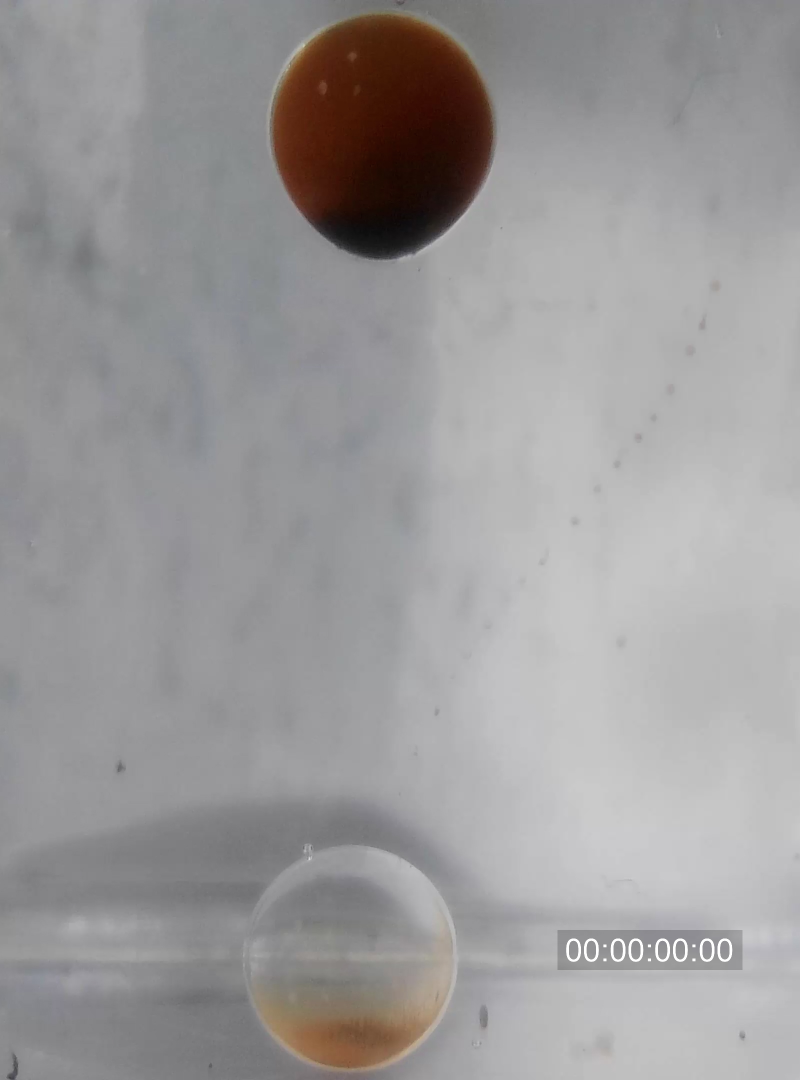
#> input picture CT_Dynamics_MATLAB/CT_Seq0000.jpg, 1600 x 2160 px, given in place of S25.mp4, which was not available (shown at 1/2 size)
$ python video_processing_0.2.1.py
#> lines starting #> are read from the running program, lines starting #| are printed output that depends on the picture; pictures that were not available may be replaced by others from this repository, and a replacement may not be noted
import cv2
import numpy as np
import matplotlib.pyplot as plt
import csv
import os

def live_diagnostics(video_path, output_folder="results0.2.1"):
#> called with output_folder = 'results0.2.1'
    cap = cv2.VideoCapture(video_path)
    frame_idx = 0
    paused = False

    # Buffers for metrics
    side_metrics, front_metrics = [], []

    # Setup live plots
    fig, axs = plt.subplots(2, 3, figsize=(12, 6))
    plt.ion()

    while cap.isOpened():
        if not paused:
            ret, frame = cap.read()
#> frame is the input picture: shape (2160, 1600, 3); mean B, G, R 154.1, 153.7, 155.5
            if not ret:
                break

            # Downscale stitched video (3840x1080 → 1920x540)
            frame = cv2.resize(frame, (1920, 540))
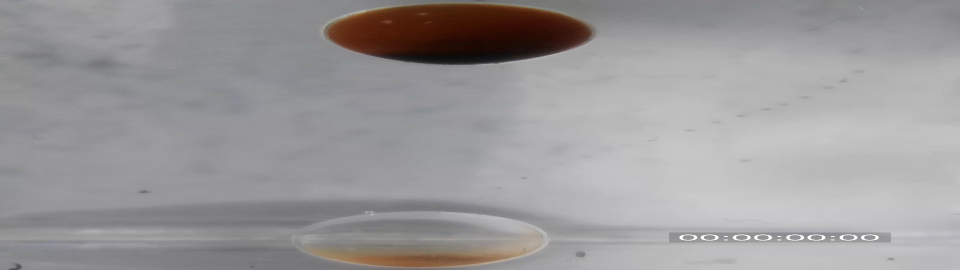
#> frame: shape (540, 1920, 3) (shown at 1/2 size); mean B, G, R 154.1, 153.7, 155.5

            # Crop side and front views (center-aligned 480x540)
            side_crop = frame[:, 240:240+480]
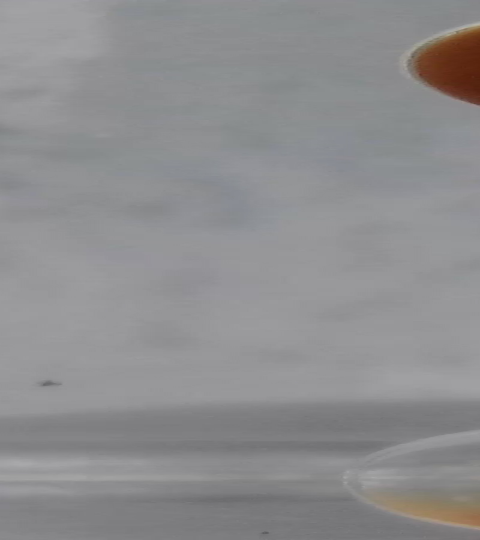
#> side_crop: shape (540, 480, 3); mean B, G, R 143.4, 141.9, 142.1
            front_crop = frame[:, 1200:1200+480]
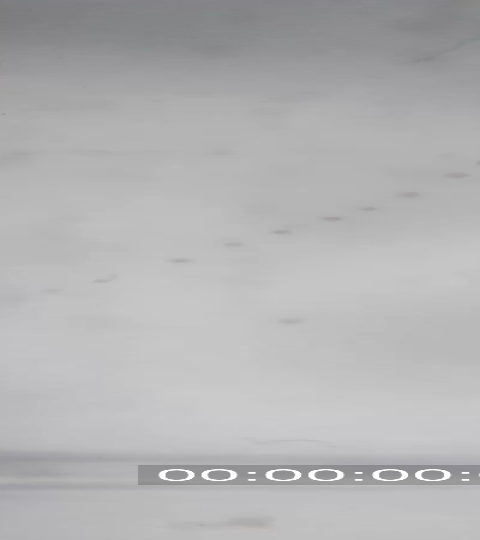
#> front_crop: shape (540, 480, 3); mean B, G, R 179.9, 179, 179

            for view_name, crop, metrics, window_name in [
                ("side", side_crop, side_metrics, "Side View"),
                ("front", front_crop, front_metrics, "Front View")
            ]:
                # --- Save raw cropped frame BEFORE processing ---
                raw_folder = os.path.join(output_folder, "frames", view_name, "raw")
                os.makedirs(raw_folder, exist_ok=True)
                raw_path = os.path.join(raw_folder, f"raw_{frame_idx:04d}.jpeg")
                cv2.imwrite(raw_path, crop.copy())

                # --- Processing step ---
                gray = cv2.cvtColor(crop, cv2.COLOR_BGR2GRAY)
                blur = cv2.GaussianBlur(gray, (9, 9), 2)
                circles = cv2.HoughCircles(blur, cv2.HOUGH_GRADIENT, 1.2, 20,
                                           param1=50, param2=30, minRadius=5, maxRadius=100)

                if circles is not None:
                    x, y, r = np.round(circles[0][0]).astype(int)
                    metrics.append((x, y, r))
                    cv2.circle(crop, (x, y), r, (0, 255, 0), 2)
                    for i in range(1, len(metrics)):
                        cv2.line(crop, (metrics[i-1][0], metrics[i-1][1]),
                                 (metrics[i][0], metrics[i][1]), (255, 0, 0), 1)
                else:
                    metrics.append((np.nan, np.nan, np.nan))

                # --- Save processed frame AFTER overlays ---
                proc_folder = os.path.join(output_folder, "frames", view_name, "proc")
                os.makedirs(proc_folder, exist_ok=True)
                proc_path = os.path.join(proc_folder, f"proc_{frame_idx:04d}.jpeg")
                cv2.imwrite(proc_path, crop)

                # Show live frame
                cv2.imshow(window_name, crop)
#> this loop made 2 passes
#> (view_name, window_name) on passes 1 to 2: ('side', 'Side View'), ('front', 'Front View')

            # --- Live plot updates ---
            def extract(arr, idx): return [a[idx] for a in arr]
            def dist(arr): return np.sqrt(np.diff(extract(arr, 0), prepend=0)**2 +
                                          np.diff(extract(arr, 1), prepend=0)**2)
            def smooth(arr): return np.convolve(arr, np.ones(5)/5, mode='same')
            def accel(arr): return np.diff(arr, prepend=arr[0])

            for i, (label, f) in enumerate([
                ("X", lambda m: extract(m, 0)),
                ("Y", lambda m: extract(m, 1)),
                ("Radius", lambda m: extract(m, 2)),
                ("Distance", dist),
                ("Speed", lambda m: smooth(dist(m))),
                ("Acceleration", lambda m: accel(smooth(dist(m))))
            ]):
                axs[i//3][i%3].cla()
                axs[i//3][i%3].plot(f(side_metrics), label="Side", color="steelblue")
                axs[i//3][i%3].plot(f(front_metrics), label="Front", color="darkorange")
                axs[i//3][i%3].set_title(label)
                axs[i//3][i%3].legend()
                axs[i//3][i%3].grid(True)

            plt.pause(0.01)
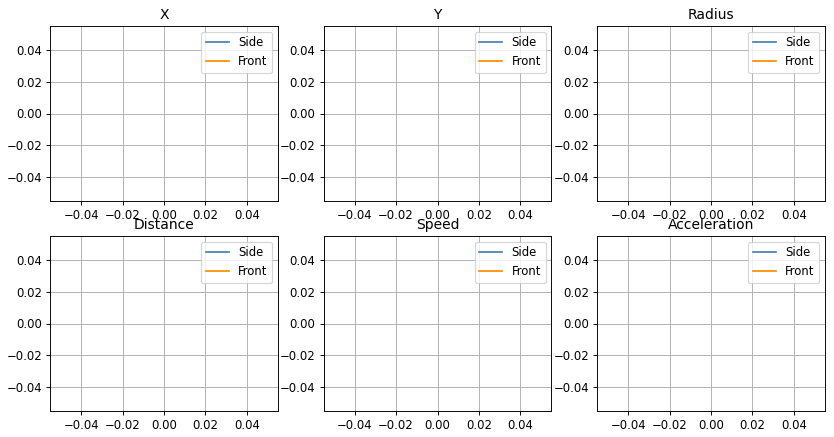
#> figure drawn by matplotlib, 6 panels
            frame_idx += 1

        # --- Toggle controls ---
        key = cv2.waitKey(1) & 0xFF
#> (key q is pressed here)
        if key == ord('q'):
            break
        elif key == ord('p'):
            paused = not paused
        elif key == ord('s'):
            continue

    cap.release()
    cv2.destroyAllWindows()
    plt.ioff()
    plt.show()

    # --- CSV Export ---
    os.makedirs(output_folder, exist_ok=True)
    output_file = os.path.join(output_folder, "combined_metrics.csv")
    with open(output_file, mode="w", newline="") as file:
        writer = csv.writer(file)
        writer.writerow(["frame", "view", "x", "y", "radius", "distance", "speed", "acceleration"])

        def dist(arr): return np.sqrt(np.diff([p[0] for p in arr], prepend=0)**2 +
                                      np.diff([p[1] for p in arr], prepend=0)**2)
        def smooth(arr): return np.convolve(arr, np.ones(5)/5, mode='same')
        def accel(arr): return np.diff(arr, prepend=arr[0])

        side_d = dist(side_metrics)
        front_d = dist(front_metrics)
        side_s = smooth(side_d)
        front_s = smooth(front_d)
        side_a = accel(side_s)
        front_a = accel(front_s)

        for i in range(len(side_metrics)):
            sx, sy, sr = side_metrics[i]
            fx, fy, fr = front_metrics[i]
            writer.writerow([i, "side", sx, sy, sr, side_d[i], side_s[i], side_a[i]])
            writer.writerow([i, "front", fx, fy, fr, front_d[i], front_s[i], front_a[i]])

    print(f"Metrics saved to {output_file}")
#| Metrics saved to results0.2.1/combined_metrics.csv


# --- MAIN EXECUTION ---
if __name__ == "__main__":
    video_file = "C:/Research_Files_Swarup/R11-DropsCT/Expt_Data/Raw_Data_Videos/S25.mp4"
    live_diagnostics(video_file)
